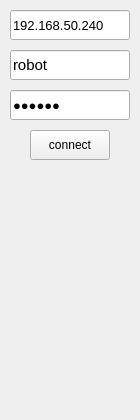
<?xml version="1.0" encoding="UTF-8"?>
<ui version="4.0">
 <class>Menu</class>
 <widget class="QWidget" name="Menu">
  <property name="geometry">
   <rect>
    <x>0</x>
    <y>0</y>
    <width>140</width>
    <height>420</height>
   </rect>
  </property>
  <property name="windowTitle">
   <string>Menu</string>
  </property>
  <property name="locale">
   <locale language="Chinese" country="China"/>
  </property>
  <widget class="QPushButton" name="pushButton_connect">
   <property name="geometry">
    <rect>
     <x>30</x>
     <y>130</y>
     <width>80</width>
     <height>30</height>
    </rect>
   </property>
   <property name="text">
    <string>connect</string>
   </property>
  </widget>
  <widget class="QLineEdit" name="lineEdit_ip">
   <property name="geometry">
    <rect>
     <x>10</x>
     <y>10</y>
     <width>120</width>
     <height>30</height>
    </rect>
   </property>
   <property name="font">
    <font>
     <pointsize>10</pointsize>
    </font>
   </property>
   <property name="text">
    <string>192.168.50.240</string>
   </property>
  </widget>
  <widget class="QLineEdit" name="lineEdit_username">
   <property name="geometry">
    <rect>
     <x>10</x>
     <y>50</y>
     <width>120</width>
     <height>30</height>
    </rect>
   </property>
   <property name="font">
    <font>
     <pointsize>11</pointsize>
    </font>
   </property>
   <property name="text">
    <string>robot</string>
   </property>
  </widget>
  <widget class="QLineEdit" name="lineEdit_passwd">
   <property name="geometry">
    <rect>
     <x>10</x>
     <y>90</y>
     <width>120</width>
     <height>30</height>
    </rect>
   </property>
   <property name="font">
    <font>
     <pointsize>10</pointsize>
    </font>
   </property>
   <property name="text">
    <string>123456</string>
   </property>
   <property name="echoMode">
    <enum>QLineEdit::Password</enum>
   </property>
  </widget>
 </widget>
 <resources/>
 <connections/>
</ui>
